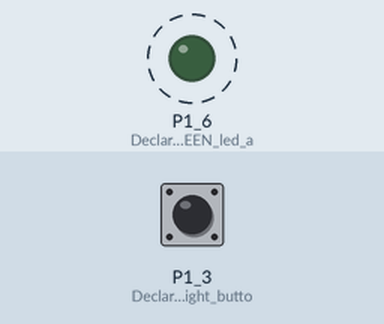
Recording of a sketch running on a simulated TI MSP430 LaunchPad. Parts: output pins drawn as LEDs (lit = HIGH). Dashed ring = blinking. The test bench sets the inputs (shaded band); at power-on: P1_3 (Declaring_the_right_butto) HIGH.

Above: at 2.8 s.
2.9 s: P1_3 (Declaring_the_right_butto) pulled LOW for 1.2 s
At 3.6 s:
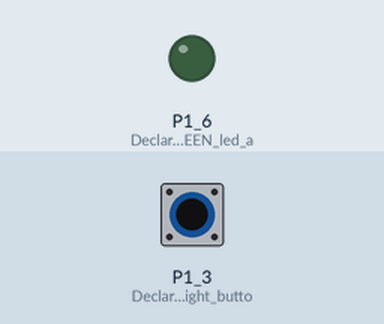
5.6 s: P1_3 (Declaring_the_right_butto) pulled LOW for 3.2 s
At 9.2 s:
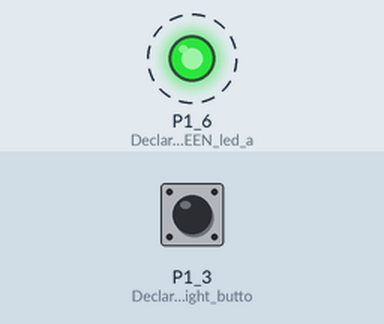
Timing chart, 0 to 18.8 s (numbered marks = the images above; inputs shaded):
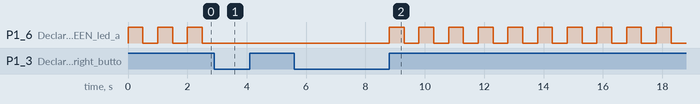

Measured:
- after the input at 2.9 s, P1_6 (Declaring_the_GREEN_led_a): stops changing and stays LOW
- after the input at 5.6 s, P1_6 (Declaring_the_GREEN_led_a): alternates HIGH for 0.50 s and LOW for 0.50 s, starting after 3.2 s
- by itself, P1_6 (Declaring_the_GREEN_led_a): alternates HIGH for 0.50 s and LOW for 0.50 s

The sketch:

05_Blink_with_button_-_GREEN_.ino
```cpp
int onoff=0;  //Declaring a check variable on whether or not we pressed the button or we didn't

void setup(){  //Set-up point
  pinMode(GREEN_LED, OUTPUT);   //Declaring the GREEN led as output
  pinMode(PUSH2,INPUT_PULLUP); //Declaring the right button with the input-pullup method
}

void loop() {
  if(digitalRead(PUSH2) == LOW)  //if we pressed the right button
  {
    while(digitalRead(PUSH2) == LOW);  //then keep the led turned off
    onoff++;
}
if(onoff%2 == 0)  //or in case we did NOT press the red button keep the button turned on
{
  digitalWrite(GREEN_LED, HIGH);  //make it turning on for 1/2 second
  delay(500);
  digitalWrite(GREEN_LED, LOW);  //make it turning off for 1/2 second
  delay(500);
}
else
{
 digitalWrite(GREEN_LED , LOW); //or keep it off
}
}
```
